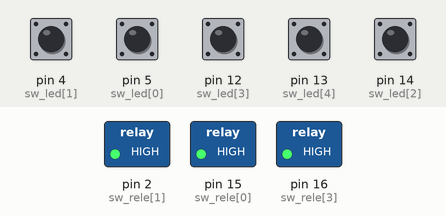
A sketch run on a simulated Arduino Uno, built with avr-gcc and run on an emulated ATmega328P. Shown: switched loads named in the sketch (green lamp = pin HIGH). Dashed ring = blinking. The test bench sets the inputs (shaded band); at power-on: pin 4 (sw_led[1]), pin 5 (sw_led[0]), pin 12 (sw_led[3]), pin 13 (sw_led[4]), pin 14 (sw_led[2]) HIGH. Pins used as bus, display or sensor lines are not drawn.

Above: at 1.2 s.
1.3 s: pin 4 (sw_led[1]) pulsed LOW 5 times (0.12 s each, 0.3 s apart)
At 1.76 s:
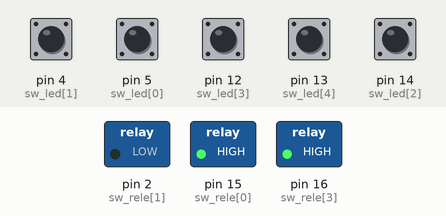
4.3 s: pin 4 (sw_led[1]) pulled LOW for 0.15 s
At 4.8 s:
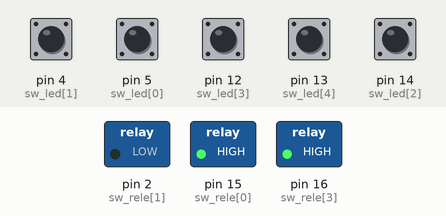
5.9 s: pin 4 (sw_led[1]) pulled LOW for 1 s
At 7.3 s:
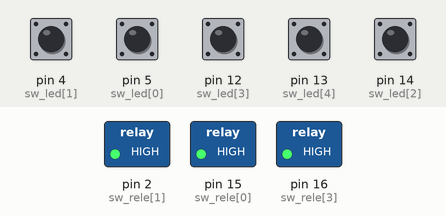
8.4 s: pin 5 (sw_led[0]) pulsed LOW 2 times (0.12 s each, 0.3 s apart)
At 9.4 s:
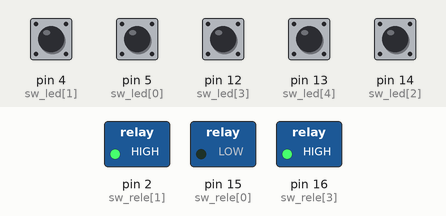
10.5 s: pin 4 (sw_led[1]) pulled LOW for 0.15 s
At 12.0 s:
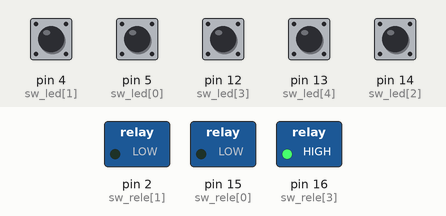
Timing chart, 0 to 13.1 s (numbered marks = the images above; inputs shaded):
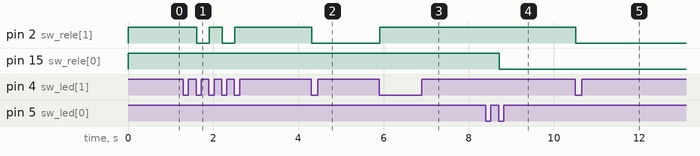

Measured:
- after the input at 1.3 s, pin 2 (sw_rele[1]): alternates HIGH for 0.30 s and LOW for 0.30 s, 4 changes in all, then stays HIGH, starting after 0.31 s
- after the input at 4.3 s, pin 2 (sw_rele[1]): HIGH → LOW at once
- after the input at 5.9 s, pin 2 (sw_rele[1]): LOW → HIGH at once
- after the input at 8.4 s, pin 15 (sw_rele[0]): HIGH → LOW after 0.31 s
- after the input at 10.5 s, pin 2 (sw_rele[1]): HIGH → LOW at once

The sketch:

sketch_bistable_relay.ino
```cpp
#define sw_num 5 //определяем количество выключателей

//объявляем пины выключателей в массиве. Выключатель замыкает пин GND
byte sw_led[sw_num] = {5,4,14,12,13}; // через запятую указываем номера пинов, к которым подключим выключатели

//объявляем пины реле в массиве.
byte sw_rele[sw_num] = {15,2,0,16,1}; // через запятую указываем номера пинов, к которым подключим реле

boolean swWasUp[sw_num] ;  // была ли кнопка отпущена?
boolean releEnabled[sw_num] ;  // включен ли свет?

void setup()
{
Serial.begin(115200);
for (int i=0; i < sw_num; i++){ //заполняем массивы состояний
      swWasUp[i]  = true;  // была ли кнопка отпущена?;
      releEnabled[i] = false;  // включен ли свет?

      pinMode(sw_rele[i], OUTPUT); // прописываем режим работы выходов
      pinMode(sw_led[i], INPUT_PULLUP); // прописываем режим работы входов
      digitalWrite(sw_rele[i], HIGH); //первоначальное выключение или включение света

}// заполнили массивы состояний
} // setup

void loop()
{
    // определить момент «клика» несколько сложнее, чем факт того,
  // что кнопка сейчас просто нажата. Для определения клика мы
  // сначала понимаем, отпущена ли кнопка прямо сейчас...
  boolean swIsUp[sw_num] ;

  for (int i=0; i < sw_num; i++){

    swIsUp[i] = digitalRead(sw_led[i]);
  // ...если «кнопка была отпущена и (&&) не отпущена сейчас»...
  if (swWasUp[i] && !swIsUp[i]) {
    // ...может это «клик», а может и ложный сигнал (дребезг),
    // возникающий в момент замыкания/размыкания пластин кнопки,
    // поэтому даём кнопке полностью «успокоиться»...
    delay(10);
      // ...и считываем сигнал снова
    swIsUp[i] = digitalRead(sw_led[i]);
    if (!swIsUp[i]) {  // если она всё ещё нажата...
      // ...это клик! Переворачиваем сигнал светодиода
      releEnabled[i] = !releEnabled[i];
      digitalWrite(sw_rele[i], releEnabled[i]);
    } // конец второго условия

  } // конец первого условия

  // запоминаем последнее состояние кнопки для новой итерации
  swWasUp[i] = swIsUp[i];
  } //for
} // loop
```
